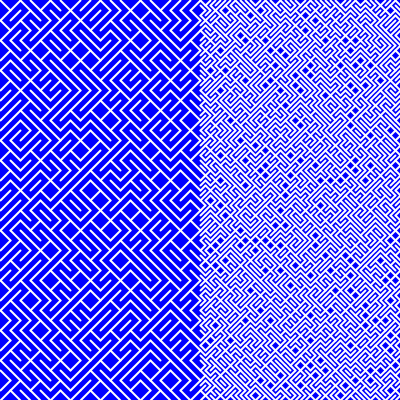
Frame 1 (no input)
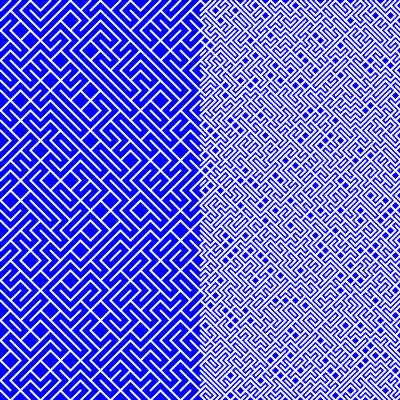
Frame 2 (the mouse pressed at the canvas centre, redrawn once)

The Processing sketch that drew these frames (run headless with seeded random() and noise(); the mouse was pressed at the canvas centre and the sketch redrawn once):

// Processing sketch: maze
// ── maze.pde
void maze(float x, float y, float w, float h, float sz) {
  for (int i = 0; i < w / sz; i++) {
    for (int j = 0; j < h / sz; j++) {
      float xoffset = i * sz;
      float yoffset = j * sz;
      float r = random(1);
      if (r > 0.5) {
        line(x + xoffset, y + yoffset, 
        x + xoffset + sz, y + yoffset + sz);
      } else {
        line(x + xoffset + sz, y + yoffset, 
        x + xoffset, y + yoffset + sz);
      }
    }
  }
}
void setup() {
  size(400, 400);
  noLoop();
}
void draw() {
  noFill();
  stroke(255);
  strokeWeight(2);
  background(0, 0, 255);
  maze(0, 0, 200, 400, 10);
  maze(200, 0, 200, 400, 5);
}
